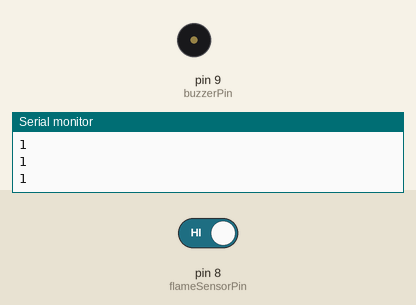
Recording of a sketch running on a simulated Arduino Uno, built with avr-gcc and run on an emulated ATmega328P. On the bench: buzzer (waves = sounding, pin HIGH), the last lines printed to the serial monitor. The test bench sets the inputs (shaded band); at power-on: pin 8 (flameSensorPin) HIGH.

Above: at 1.8 s.
1.9 s: pin 8 (flameSensorPin) driven LOW
At 3.4 s:
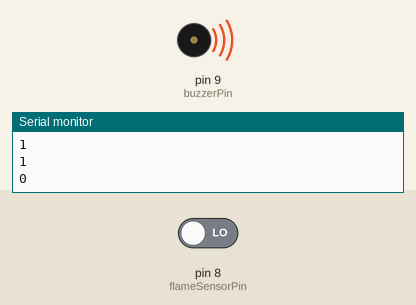
Timing chart, 0 to 4.9 s (numbered marks = the images above; inputs shaded):
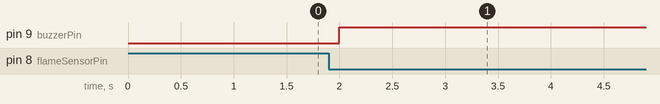

The sketch:

fire_sensor.ino
```cpp
const int flameSensorPin = 8;
const int buzzerPin = 9;
//const int ledRed = 3;
//const int ledBlue = 4;

void setup() {
  // put your setup code here, to run once:
  Serial.begin(9600); // To know if the microprosser is working (to show what you are doing in your monitor)
  pinMode(buzzerPin, OUTPUT);
  pinMode(flameSensorPin, INPUT);
  //pinMode(ledRed, OUTPUT);
  //pinMode(ledBlue, OUTPUT);
  //digitalWrite(ledBlue, HIGH);
}

void loop() {
  // put your main code here, to run repeatedly:
  int flameValue = digitalRead(flameSensorPin); // Read anything coming in the flameSensorPin, start reading it
  Serial.println(flameValue); // to show in our mointor the what the flameValue is
  if(flameValue == 0) {
    digitalWrite(buzzerPin, HIGH); // 0 shows that the flame is in, when there is no flame it is 1
    delay(5000);  // The alarm is set to 5seconds
    //digitalWrite(ledRed, HIGH); // to show red when the fire is on
    //digitalWrite(ledBlue, LOW); // to off the blue light when the fire is on
  }
  else{
    digitalWrite(buzzerPin, LOW);
    delay(500);
    //digitalWrite(ledBlue, HIGH);
  }
}
```

Measured:
- after the input at 1.9 s, pin 9 (buzzerPin): LOW → HIGH after 0.10 s
